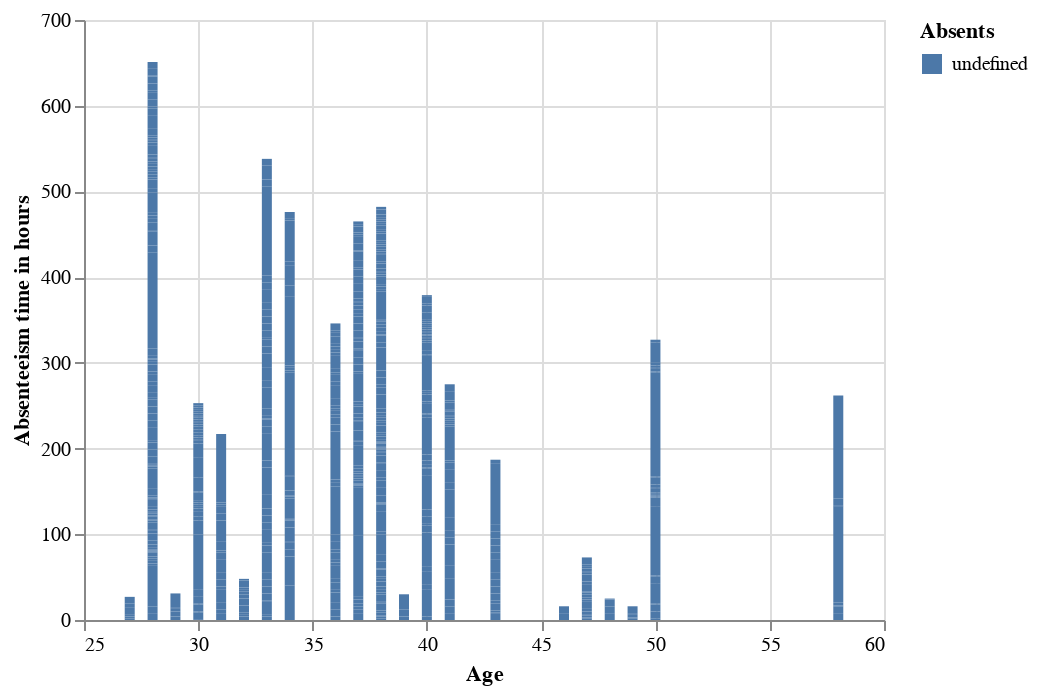

Here is the notebook cell this chart was saved with:
### Code cell
brush = alt.selection_interval()
alt.Chart(df).mark_bar().encode(
    x = "Age", 
    y = "Absenteeism time in hours",
    color = alt.condition(brush, "Absents:N", alt.value("orange"))
).add_selection(
    brush
)

### Figure 1 — Vega-Lite specification as saved in the notebook (floating-point values rounded to 4 significant figures; data arrays with more than 128 entries replaced by an {"elided": "..."} marker saying what was removed)
{"config": {"view": {"continuousWidth": 400, "continuousHeight": 300}}, "data": {"name": "data-f286d4973bcea1ca199e9ee197b40641"}, "mark": "bar", "encoding": {"color": {"condition": {"type": "nominal", "field": "Absents", "selection": "selector032"}, "value": "orange"}, "x": {"type": "quantitative", "field": "Age"}, "y": {"type": "quantitative", "field": "Absenteeism time in hours"}}, "selection": {"selector032": {"type": "interval"}}, "$schema": "https://vega.github.io/schema/vega-lite/v4.8.1.json", "datasets": {"data-f286d4973bcea1ca199e9ee197b40641": {"elided": "740 records"}}}
